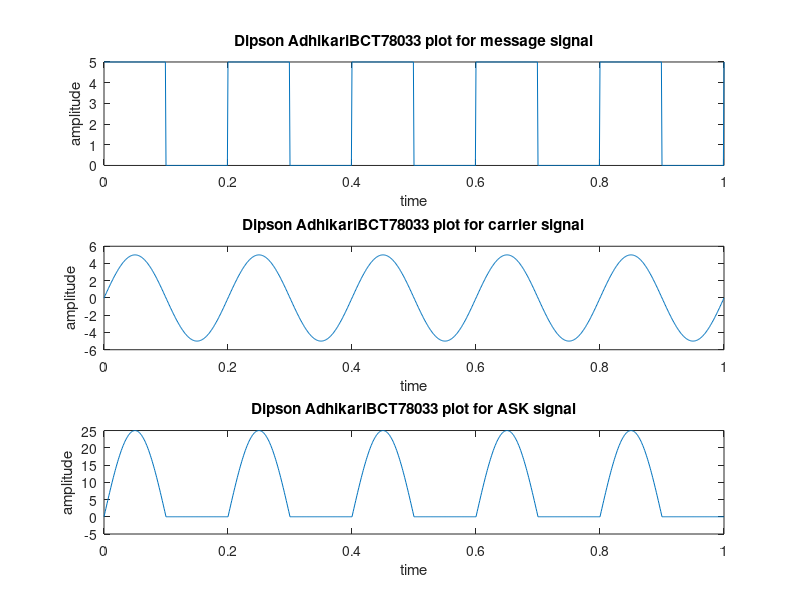

This figure's MATLAB source:
clc;
clear all;
close all;
t=0:0.001:1;
fp=input('enter the frequency of pulse/msg:');%10
fc=input('enter the carrier frequency:');%100
amp=input('enter amplitude of message and carrier signal: ');%4
m=(amp/2).*square(2*pi*fp*t)+(amp/2);
c=amp.*sin(2*pi*fc*t);
w=c.*m; 
subplot(3,1,1);
plot(t,m);
xlabel('time');
ylabel('amplitude');
title('Dipson AdhikariBCT78033 plot for message signal');
subplot(3,1,2);
plot(t,c);
xlabel('time');
ylabel('amplitude');
title('Dipson AdhikariBCT78033 plot for carrier signal');
subplot(3,1,3);
plot(t,w);
xlabel('time');
ylabel('amplitude');
title('Dipson AdhikariBCT78033 plot for ASK signal');
